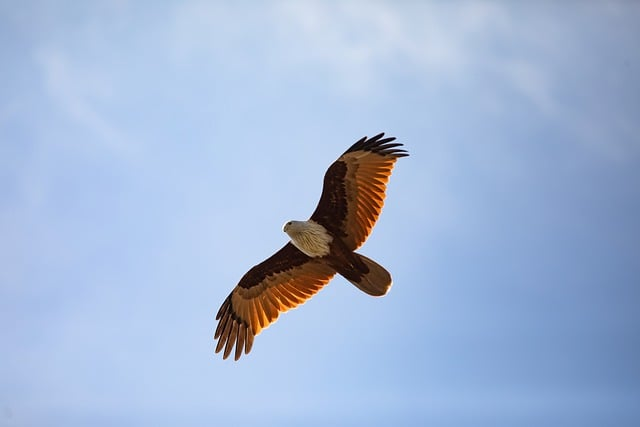
#> input picture bird.jpg, 640 x 427 px
$ python highpass.py
#> lines starting #> are read from the running program, lines starting #| are printed output that depends on the picture
import numpy as np
import cv2
import matplotlib.pyplot as plt

#展示图像的方法
def cv_show(title,img):
    cv2.imshow(title,img)
    cv2.waitKey(0)
    cv2.destroyAllWindows()
    return

img = cv2.imread('bird.jpg',0)#读取灰度图
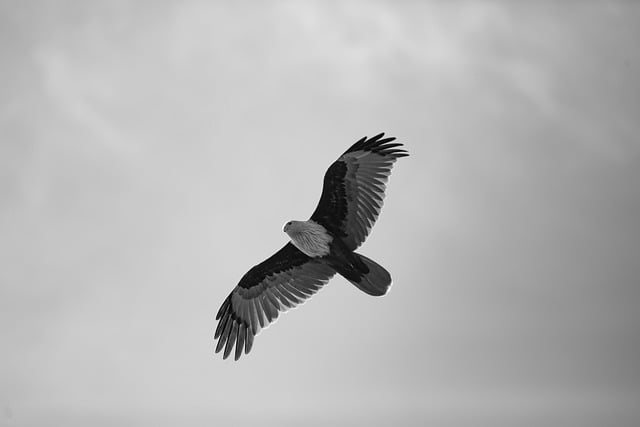
#> img: shape (427, 640); min 0, max 255, mean 180.8
cv_show('img',img)#展示一下图像，按任意键继续

img_float = np.float32(img)#处理前先把图像的dtype转换成float32，原本是uint8,傅里叶变换得用float32类型才能计算

#傅里叶变换
dft = cv2.dft(img_float,flags = cv2.DFT_COMPLEX_OUTPUT)
dft_shift = np.fft.fftshift(dft)

rows,cols = img.shape#分别得到图像的长和宽
#> rows = 427; cols = 640
crows, ccol =int(rows/2),int(cols/2)#分别得到图像中心点的位置
#> crows = 213; ccol = 320

#低通滤波，创建低通滤波器掩码，中心区域是1，周围区域是0
mask = np.ones((rows, cols, 2), dtype = np.uint8)#2是因为傅里叶变换结果是双通道的，分别为实部和虚部
mask[crows-30:crows+30,ccol-30:ccol+30] = 0

#IDFT,进行一个逆变换
fshift = dft_shift*mask#mask是中间是1，周围是0的掩膜，我们之前通过 np.fit.fftshift将低频部分移到图像中间了，乘以mask这样就能将低频部分保留（*1），高频部分抑制（*0）
f_ishift = np.fft.ifftshift(fshift)
img_back = cv2.idft(f_ishift)#这两步就是之前的傅里叶变换部分的逆变换
img_back = cv2.magnitude(img_back[:,:,0],img_back[:,:,1])
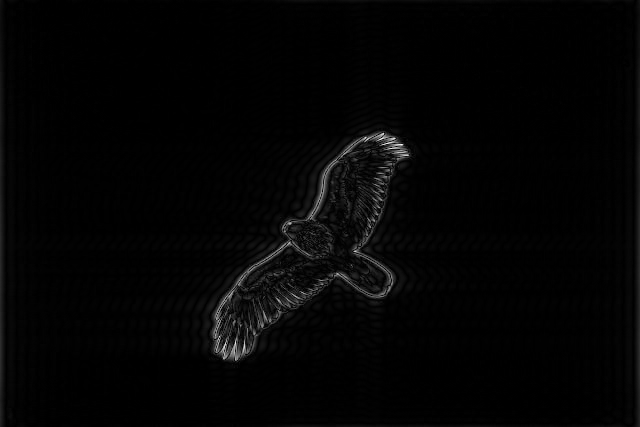
#> img_back: shape (427, 640) float32; min 153.2, max 47073428, mean 822997.9; drawn with min black and max white

plt.subplot(1,2,1),plt.imshow(img,cmap = 'gray'),plt.title('origin')
plt.subplot(1,2,2),plt.imshow(img_back,cmap = 'gray'),plt.title('high-pass filter')
plt.show()
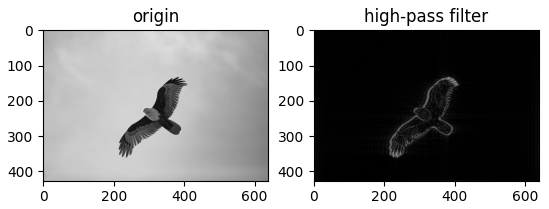
#> figure drawn by matplotlib, 2 panels
